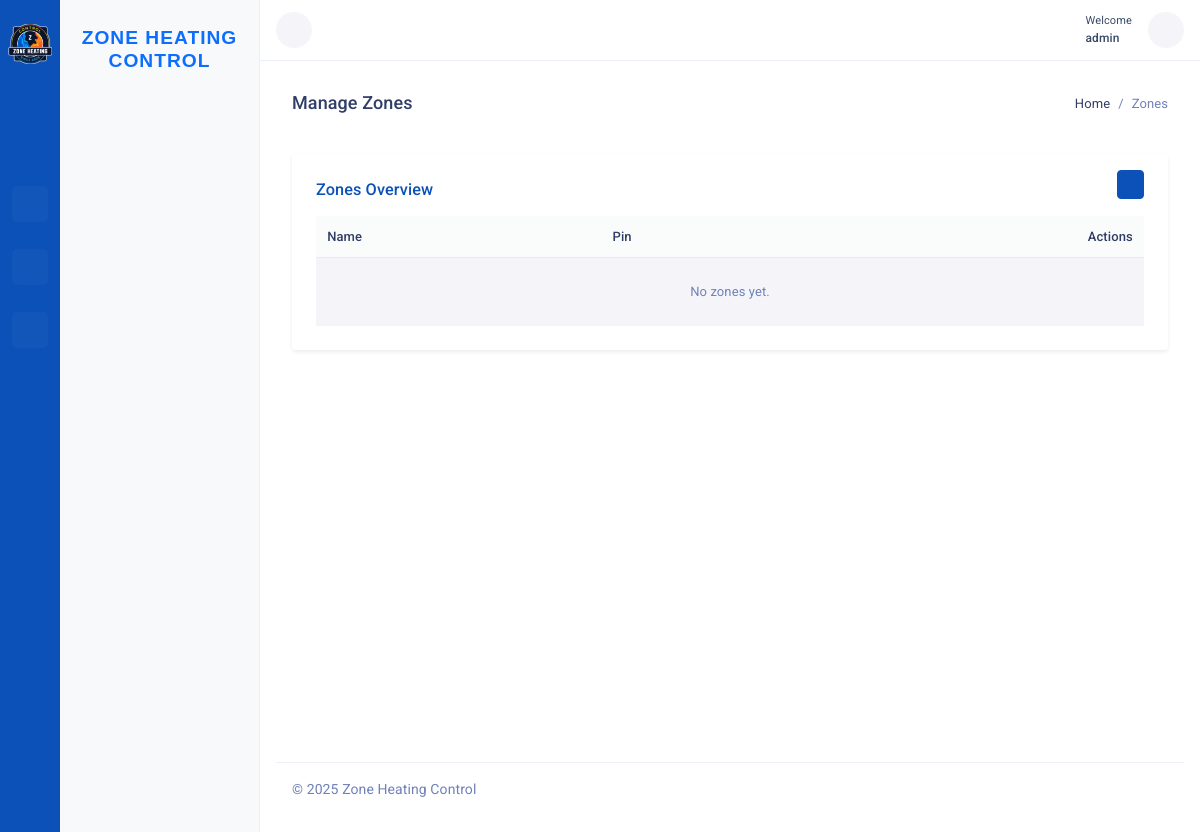
Page /zones/ (signed in) on the earlier database version.
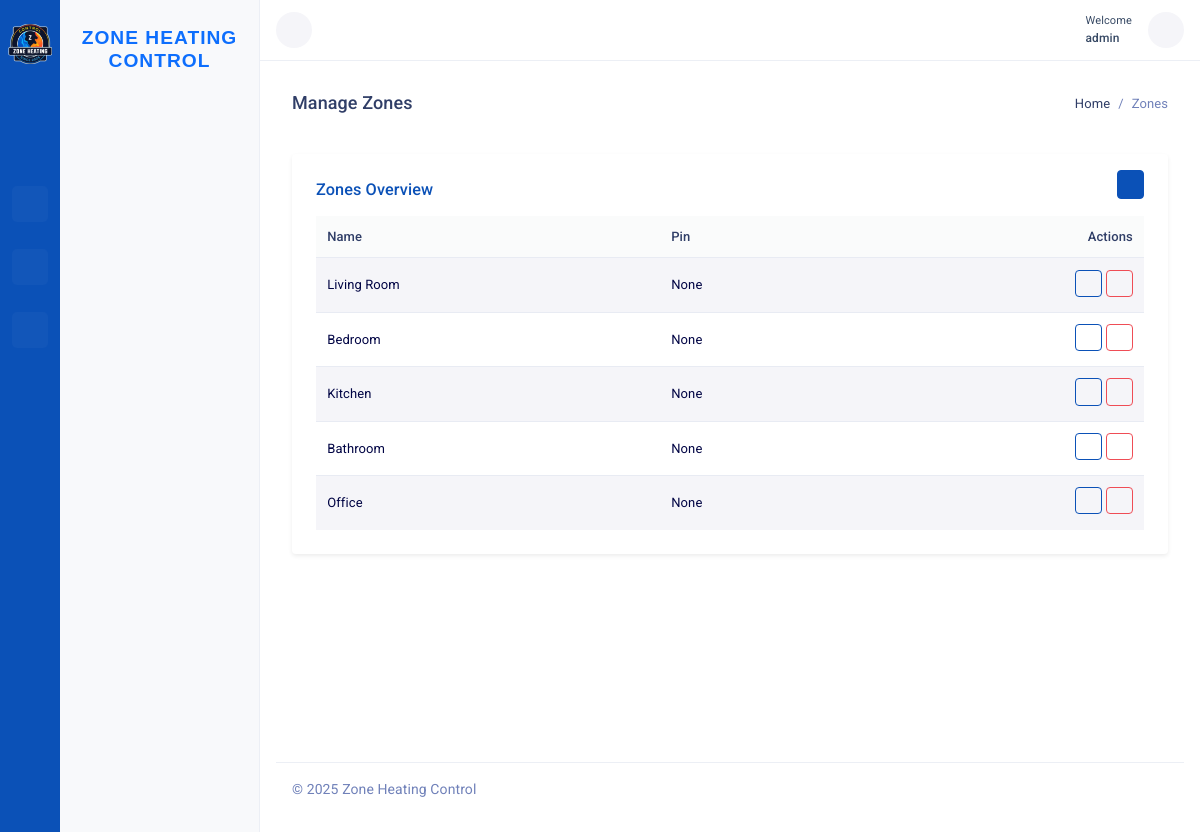
Same page on the later database version.
### controller/models.py (models this page shows, shortened)
class Zone(models.Model):
    name = models.CharField(max_length=100)
    pin = models.PositiveIntegerField(unique=True, null=True, blank=True)
    current_temperature = models.FloatField(default=20.0)

### controller/views.py (the view)
# urls.py: path("zones/", ZoneListView.as_view(), name="zone-list"),
class ZoneListView(ListView):
    model = Zone
    template_name = "controller/zones.html"
    context_object_name = "zones"
    def get_context_data(self, **kwargs):
        context = super().get_context_data(**kwargs)
        overrides = get_active_overrides()
        context.update({
            "overrides": {o.zone.id: o for o in overrides},
            "page_title": "Manage Zones",
            "breadcrumbs": [
                {"name": "Home", "url": "/", "active": False},
                {"name": "Zones", "url": None, "active": True},
            ]
        })
        return context

### controller/views.py (called while the page is built)
def get_active_overrides():
    now = timezone.now()
    return list(
        ManualOverride.objects.filter(active_from__lte=now).filter(
            Q(active_until__gte=now) | Q(active_until__isnull=True)
        )
    )

### core/context_processors.py (called while the page is built, shortened)
def sidebar_tabs(request):
    if not request.user.is_authenticated:
        return {"SIDEBAR_TABS": []}
    tabs = []
    resolver_match = getattr(request, "resolver_match", None)
    current_url_name = resolver_match.url_name if resolver_match else None
    for tab in SIDEBAR_TABS:
        tab_copy = tab.copy()
        tab_copy["is_active"] = False
        links_copy = []
        for link in tab_copy.get("links", []):
            link_copy = link.copy()
            link_copy["is_active"] = False
            if link.get("url_name") == current_url_name:
                link_copy["is_active"] = True
                tab_copy["is_active"] = True
            children_copy = []
            links_copy.append(link_copy)
        tab_copy["links"] = links_copy
        tabs.append(tab_copy)
    return {"SIDEBAR_TABS": tabs}

### controller/templates/controller/zones.html (shortened to what this page needs)
{% extends 'controller/base_controller.html' %}
{% block content_dashboard %}
<div class="container-fluid py-4">
    <div class="card shadow-sm border-0">
        <div class="card-header bg-transparent border-0 pt-3 pb-2 px-4 d-inline-flex justify-content-between align-items-center">
            <h5 class="fw-semibold mb-0 text-primary">Zones Overview</h5>
            <a href="{% url 'controller:zone-create' %}" class="btn btn-primary btn-sm d-flex align-items-center p-2">
                <i class="ti ti-plus"></i>
            </a>
        </div>
        <div class="card-body pt-2 px-4 pb-4">
            <div class="table-responsive">
                <table id="zonesTable" class="table table-hover table-striped align-middle mb-0 nowrap" style="width:100%">
                    <thead class="table-light">
                        <tr>
                            <th>Name</th>
                            <th>Pin</th>
                            <th class="text-end">Actions</th>
                        </tr>
                    </thead>
                    <tbody>
                        {% for zone in zones %}
                        <tr>
                            <td>{{ zone.name }}</td>
                            <td>{{ zone.pin }}</td>
                            <td class="text-end">
                                <div class="d-inline-flex align-items-center gap-1 flex-wrap">
                                    <a href="{% url 'controller:zone-update' zone.id %}" class="btn btn-sm btn-outline-primary mb-1">
                                        <i class="ti ti-edit"></i>
                                    </a>
                                    <button type="button"
                                            class="btn btn-sm btn-outline-danger delete-btn mb-1"
                                            data-bs-toggle="modal"
                                            data-bs-target="#deleteModal"
                                            data-id="{{ zone.id }}"
                                            data-name="{{ zone.name }}">
                                        <i class="ti ti-trash"></i>
                                    </button>
                                </div>
                            </td>
                        </tr>
                        {% empty %}
                        <tr>
                            <td colspan="3" class="text-center py-4 text-muted">No zones yet.</td>
                        </tr>
                        {% endfor %}
                    </tbody>
                </table>
            </div>
        </div>
    </div>
</div>
{% endblock %}

Differences in the rows shown:
added Zone: name "Living Room", pin "None"
added Zone: name "Bedroom", pin "None"
added Zone: name "Kitchen", pin "None"
added Zone: name "Bathroom", pin "None"
added Zone: name "Office", pin "None"
Other differences:
text no longer shown: "No zones yet."
